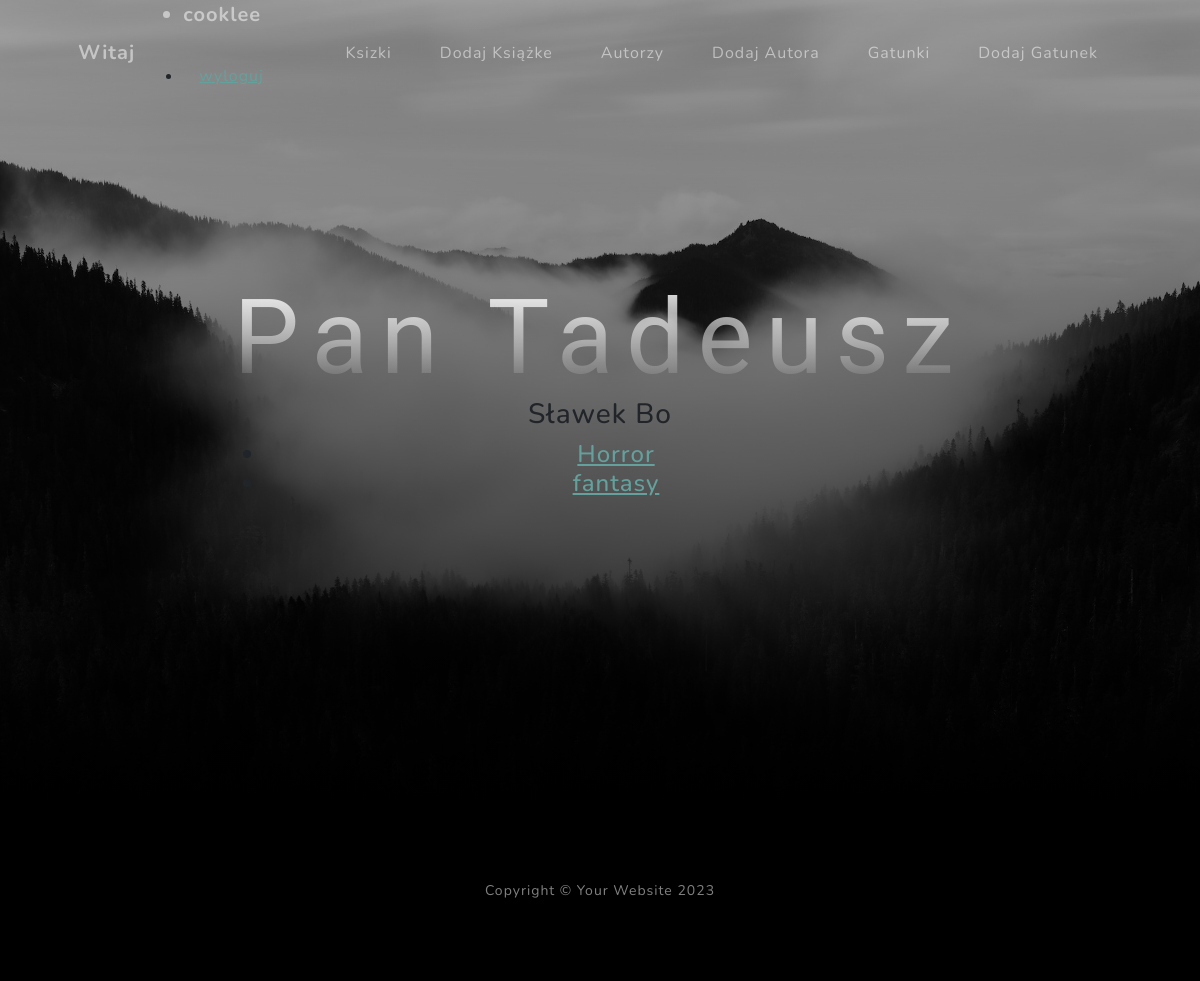
Page /detailBook/2/ (signed in) on the committed database.
### polka/models.py (models this page shows, shortened)
class Book(models.Model):
    title = models.CharField(max_length=50)
    authors = models.ForeignKey(Author, on_delete=models.CASCADE)
    genres = models.ManyToManyField(Genre)

class Author(models.Model):
    first_name = models.CharField(max_length=50)
    last_name = models.CharField(max_length=50)
    def __str__(self):
        return f'{self.first_name} {self.last_name}'

class Genre(models.Model):
    name = models.CharField(max_length=50)
    def get_absolute_url(self):
        return reverse('detail_genre', args=(self.id,))
    def __str__(self):
        return self.name

### polka/views.py (the view)
# urls.py: path('detailBook/<int:pk>/', views.DetailBookView.as_view(), name='detail_book'),
class DetailBookView(View):
    def get(self, request, pk):
        book = Book.objects.get(pk=pk)
        return render(request, 'detail_book_view.html', {'book': book})

### templates/detail_book_view.html
{% extends 'index.html' %}
{% block zawartosc %}
    <h1>{{ book.title }}</h1>
    <h3> {{ book.authors }}</h3>
    <h4>
    {% include 'list.html' with object_list=book.genres.all %}
    </h4>
{% endblock %}

### templates/navbar.html (shortened to what this page needs)
<div class="container px-4 px-lg-5">
    <a class="navbar-brand" href="#page-top">Witaj {% if user.is_authenticated %}
        <ul>
            <li>{{ user.username }} </li>
            <li><a href="{% url 'logout_view' %}">wyloguj</a></li>
        </ul>
    {% else %}
        nieznajomy
        <a href="{% url 'login_view' %}">zaloguj</a>
    {% endif %}</a>
    <div class="collapse navbar-collapse" id="navbarResponsive">
        <ul class="navbar-nav ms-auto">
            <li class="nav-item"><a class="nav-link" href="{% url 'list_book' %}">Ksizki</a></li>
            <li class="nav-item"><a class="nav-link" href="{% url 'add_book' %}">Dodaj Książke</a></li>
            <li class="nav-item"><a class="nav-link" href="{% url  'authors' %}">Autorzy</a></li>
            <li class="nav-item"><a class="nav-link" href="{% url  'add_author' %}">Dodaj Autora</a></li>
            <li class="nav-item"><a class="nav-link" href="{% url 'list_genre' %}">Gatunki</a></li>
            <li class="nav-item"><a class="nav-link" href="{% url 'add_genre' %}">Dodaj Gatunek</a></li>
        </ul>
    </div>
</div>

### templates/list.html
<ul>
    {% for obj in object_list %}
        <li><a href="{{ obj.get_absolute_url }}"> {{ obj }}</a></li>
    {% endfor %}
</ul>

### rows in the picture
Book: title "Pan Tadeusz", authors "Sławek Bo"
Genre: name "Horror"
Genre: name "fantasy"

### other values in the picture
{{ user.username }} "cooklee"
